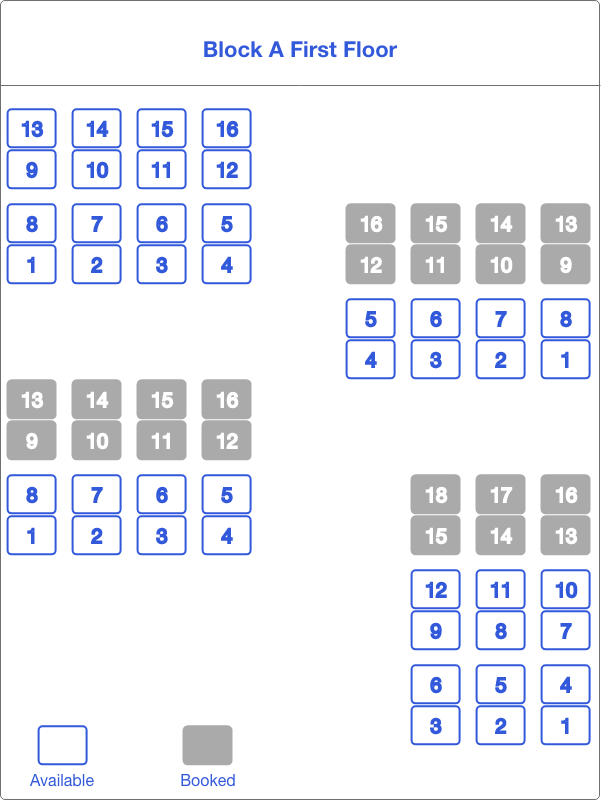
#> input picture ba.png, 601 x 800 px
$ python generate_seats.py
#> lines starting #> are read from the running program, lines starting #| are printed output that depends on the picture
### reduce_opacity.py
from PIL import ImageEnhance


def reduce_opacity(button, opacity):
    assert 0 <= opacity <= 1
    button = button.copy() if button.mode == 'RGBA' else button.convert('RGBA')
    alpha = button.split()[3]
    alpha = ImageEnhance.Brightness(alpha).enhance(opacity)
    button.putalpha(alpha)
    return button

### generate_seats.py
from PIL import Image

from reduce_opacity import reduce_opacity


template = Image.open('ba.png')
#> template is the input picture: PIL image 601x800 RGBA; mean R, G, B, A 236.7, 238.5, 244.6, 254.6


def merge_booked_into_template(positions):
    booked = reduce_opacity(Image.open('booked.png'), 1)
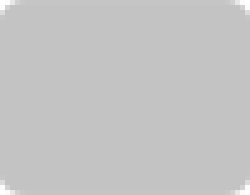
#> input picture booked.png, 50 x 39 px (shown 5 times larger)
#> in reduce_opacity, button is the input picture: PIL image 50x39 RGBA; mean R, G, B, A 170, 170, 170, 177.1
#> in reduce_opacity, `alpha = button.split()[3]`:
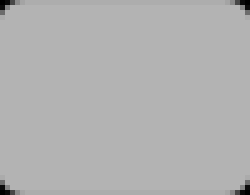
#> alpha: PIL image 50x39 L (shown 5 times larger); min 0, max 179, mean 177.1
    for position in positions:
        template.paste(
            booked,
            (
                position[0],
                position[1],
            )
        )


def test():
    merge_booked_into_template([
        (7, 108),
        (137, 110),
        (138, 245),
        (478, 343),
        (476, 665),
    ])
    template.save('merged.png')


if __name__ == '__main__':
    test()
